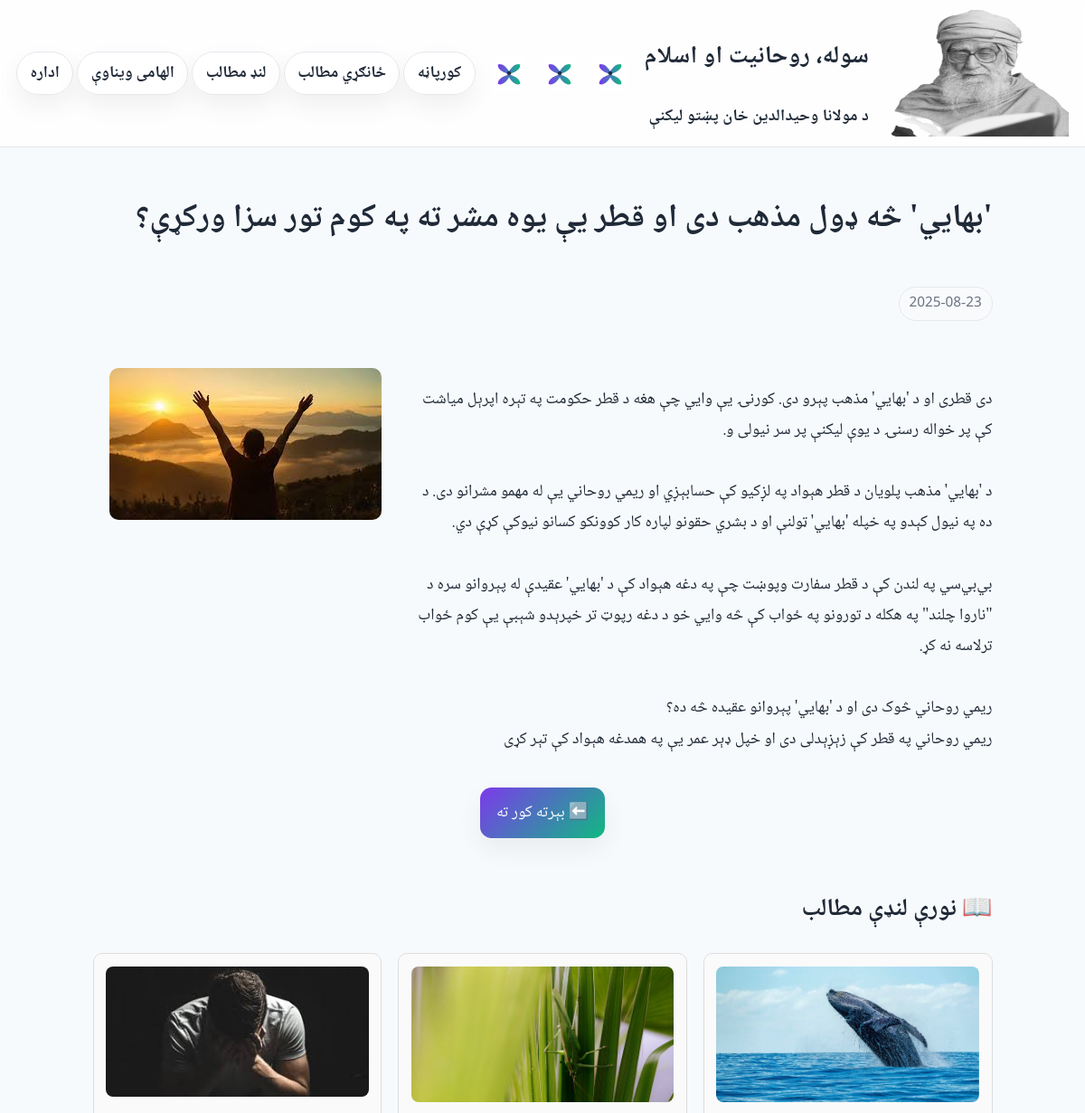
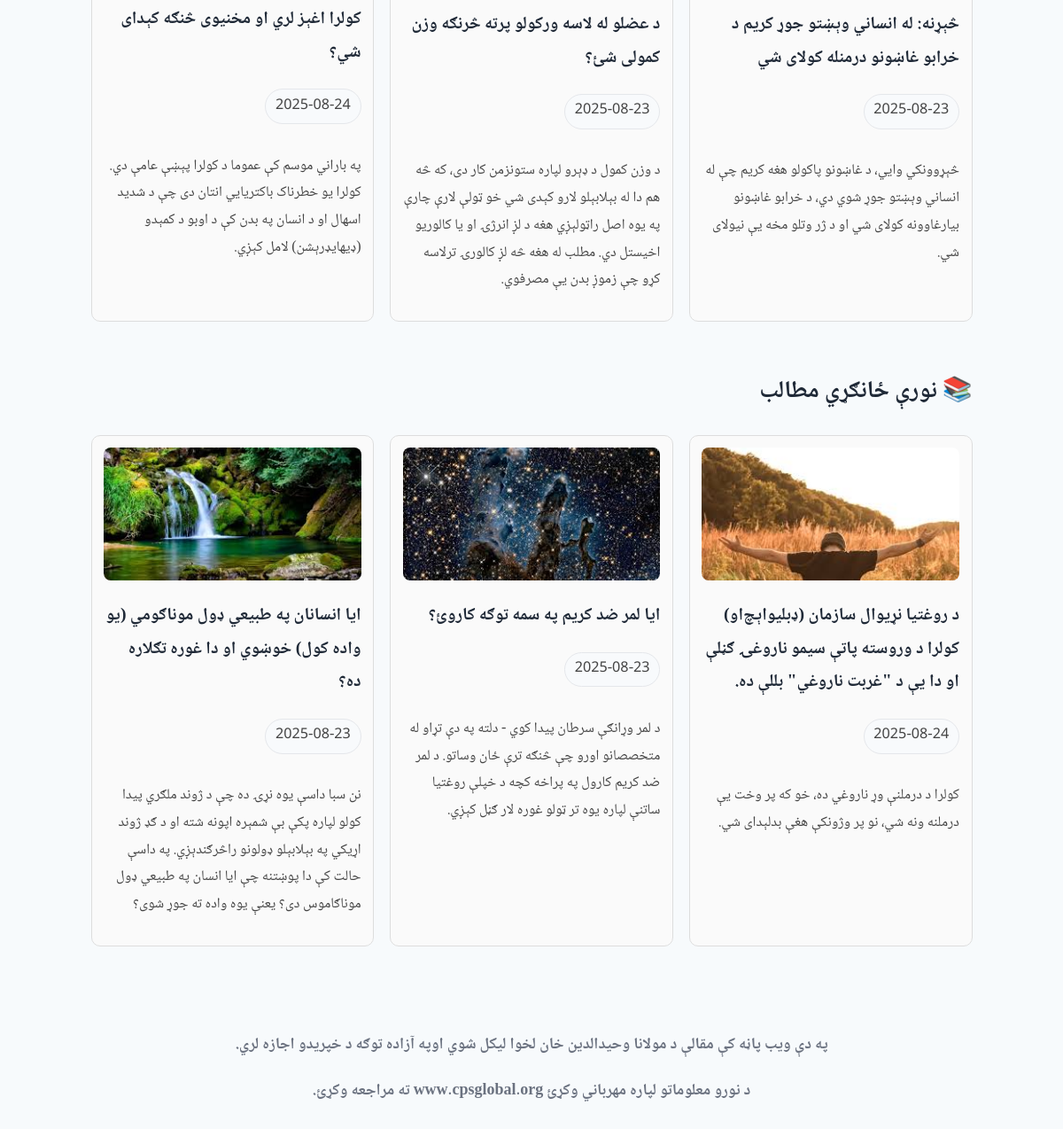
The page /article1.php?id=4 on the database its author committed (2 pictures, top to bottom).
### tables this page shows
CREATE TABLE articles (
    id INTEGER PRIMARY KEY AUTOINCREMENT,
    title TEXT NOT NULL,
    excerpt TEXT,
    content TEXT NOT NULL,
    category TEXT,
    image TEXT,
    date TEXT DEFAULT (date('now'))
);

### article1.php (the view, shortened to what this page needs)
<?php
$db = new SQLite3(__DIR__ . '/data.db');
$id = $_GET['id'] ?? 0;
$stmt = $db->prepare("SELECT * FROM articles WHERE id=:id");
$stmt->bindValue(':id',$id,SQLITE3_INTEGER);
$res = $stmt->execute();
$article = $res->fetchArray(SQLITE3_ASSOC);
function getRandomArticles($db, $category, $excludeId, $limit = 3) {
    $stmt = $db->prepare("SELECT id, title, excerpt, image, date
                          FROM articles
                          WHERE category=:cat AND id != :id
                          ORDER BY RANDOM()
                          LIMIT :limit");
    $stmt->bindValue(':cat', $category, SQLITE3_TEXT);
    $stmt->bindValue(':id', $excludeId, SQLITE3_INTEGER);
    $stmt->bindValue(':limit', $limit, SQLITE3_INTEGER);
    return $stmt->execute();
}
?>
<!doctype html>
<html lang="ps" dir="rtl">
<head>
<link rel="stylesheet" href="styles.css">
</head>
<body>
<?php include 'nav.php'; ?>
<main class="container">
  <h1><?php echo htmlspecialchars($article['title']); ?></h1>
  <p class="badge"><?php echo htmlspecialchars($article['date']); ?>
</p>
  <div class="article-layout">
    <div class="article-text">
      <p><?php echo nl2br(htmlspecialchars($article['content'])); ?></p>
    </div>
    <?php if ($article['image']): ?>
    <div class="article-image">
      <img src="<?php echo htmlspecialchars($article['image']); ?>" alt="">
    </div>
    <?php endif; ?>
  </div>
  <p style="text-align:center;margin-top:1rem">
    <a class="btn" href="index.php">⬅️ بېرته کور ته</a>
  </p>
  <div class="related-section">
    <h2>📖  نورې لنډې مطالب  </h2>
    <div class="related-grid">
      <?php
      $res = getRandomArticles($db, "Dagens läsning", $article['id'], 3);
      while ($row = $res->fetchArray(SQLITE3_ASSOC)) {
          $img = $row['image'] ?: "assets/fallback.jpg";
          echo "<div class='related-card'>";
          echo "<img src='".htmlspecialchars($img)."' alt=''>";
          echo "<h4><a href='article.php?id=".$row['id']."' style='text-decoration:none;color:inherit'>".htmlspecialchars($row['title'])."</a></h4>";
          echo "<p class='badge'>".$row['date']."</p>";
          echo "<p>".htmlspecialchars($row['excerpt'])."</p>";
          echo "</div>";
      }
      ?>
    </div>
  </div>
  <div class="related-section">
    <h2>📚 نورې ځانګړي مطالب</h2>
    <div class="related-grid">
      <?php
      $res = getRandomArticles($db, "Veckans läsning", $article['id'], 3);
      while ($row = $res->fetchArray(SQLITE3_ASSOC)) {
          $img = $row['image'] ?: "assets/fallback.jpg";
          echo "<div class='related-card'>";
          echo "<img src='".htmlspecialchars($img)."' alt=''>";
          echo "<h4><a href='article.php?id=".$row['id']."' style='text-decoration:none;color:inherit'>".htmlspecialchars($row['title'])."</a></h4>";
          echo "<p class='badge'>".$row['date']."</p>";
          echo "<p>".htmlspecialchars($row['excerpt'])."</p>";
          echo "</div>";
      }
      ?>
    </div>
  </div>
</main>
<b><footer>په دې ویب پاڼه کې مقالې د مولانا وحیدالدین خان لخوا لیکل شوي اوپه آزاده توګه د خپریدو اجازه لري.<p> د نورو معلوماتو لپاره مهرباني وکړئ www.cpsglobal.org ته مراجعه وکړئ.</footer></b>
</body>
</html>

### styles.css (style rules this page uses)
:root { --bg:#f7fafc;--ink:#1f2937;--muted:#6b7280;--card:#fff;--border:#e5e7eb;--accent:#7c3aed;--accent2:#10b981;--shadow:0 12px 28px rgba(0,0,0,.06) }
* { box-sizing:border-box }
html { font-size:18px }
body { margin:0;color:var(--ink);background:radial-gradient(1200px 800px at 80% -20%,#eef2ff 0%,var(--bg) 40%) fixed;font-family:"Noto Naskh Arabic","Scheherazade New",serif;line-height:1.9;direction:rtl }
.container { max-width:1040px;margin:0 auto;padding:1.25rem }
.badge { display:inline-block;padding:.2rem .6rem;border:1px solid var(--border);border-radius:999px;background:#f8fafc;color:var(--muted);font-size:.85rem }
a.btn { display:inline-block;text-decoration:none;background:linear-gradient(135deg,var(--accent),var(--accent2));color:#fff;padding:.6rem 1rem;border-radius:.7rem;box-shadow:var(--shadow) }
footer { margin-top:2rem;padding:2rem 1rem;text-align:center;color:var(--muted) }

### article1.php (style rules this page uses)
.article-layout { display: flex; flex-direction: row; gap: 2rem; align-items: flex-start; margin-top: 2rem; }
.article-text { flex: 2; }
.article-image { flex: 1; }
.article-image img { max-width: 100%; border-radius: 10px; }
.related-section { margin-top: 3rem; }
.related-grid { display: grid; grid-template-columns: repeat(auto-fill,minmax(250px,1fr)); gap: 1rem; }
.related-card { border: 1px solid #ddd; border-radius: 10px; padding: 0.75rem; background: #fafafa; }
.related-card img { width: 100%; max-height: 150px; object-fit: cover; border-radius: 8px; }
.related-card h4 { margin: .5rem 0 .25rem; font-size: 1.1rem; }
.related-card p { font-size: .9rem; color: #444; }

### rows shown on the page
articles: title "'بهايي' څه ډول مذهب دی او قطر یې یوه مشر ته په کوم تور سزا ورکړې؟", date "2025-08-23", content "دی قطری او د 'بهايي' مذهب پېرو دی. کورنۍ یې وايي چې هغه د قطر حکومت په تېره اپرېل میاشت کې پر خواله رسنۍ د یوې لیکنې پر سر نیولی و.‌ د 'بهايي' مذهب پلویان د قطر هېواد په لږکیو کې حسابېږي او ریمي روحاني یې له مهمو مشرانو دی.‌ د ده په نیول کېدو په خپله 'بهايي' ټولنې او د بشري حقونو لپاره کار کوونکو کسانو نیوکې کړې دي. بي‌بي‌سي په لندن کې د قطر سفارت وپوښت چې په دغه هېواد کې د 'بهايي' عقیدې له پېروانو سره د \"ناروا چلند\" په هکله د تورونو په ځواب کې څه وايي خو د دغه رپوټ تر خپرېدو شېبې یې کوم ځواب ترلاسه نه کړ. ریمي روحاني څوک دی او د 'بهايي' پېروانو عقیده څه ده؟ ریمي روحاني په قطر کې زېږېدلی دی او خپل ډېر عمر یې په همدغه هېواد کې تېر کړی", image (picture)
articles: image (picture), title "څېړنه: له انساني وېښتو جوړ کریم د خرابو غاښونو درمنله کولای شي", date "2025-08-23", excerpt "څېړوونکي وايي، د غاښونو پاکولو هغه کریم چې له انساني وېښتو جوړ شوي دي، د خرابو غاښونو بیارغاوونه کولای شي او د ژر وتلو مخه یې نیولای شي."
articles: image (picture), title "د عضلو له لاسه ورکولو پرته څرنګه وزن کمولی شئ؟", date "2025-08-23", excerpt "د وزن کمول د ډېرو لپاره ستونزمن کار دی، که څه هم دا له بېلابېلو لارو کېدی شي خو ټولې لارې چارې په يوه اصل راټولېږي هغه د لږ انرژۍ او یا کالوریو اخيستل دي. مطلب له هغه څه لږ کالورۍ ترلاسه کړو چې زموږ بدن يې مصرفوي."
articles: image (picture), title "کولرا اغېز لري او مخنیوی څنګه کېدای شي؟", date "2025-08-24", excerpt "په باراني موسم کې عموما د کولرا پېښې عامې دي. کولرا یو خطرناک باکتریایي انتان دی چې د شدید اسهال او د انسان په بدن کې د اوبو د کمېدو (ډیهایډرېشن) لامل کېږي."
articles: image (picture), title "د روغتیا نړیوال سازمان (ډبلیو‌اېچ‌او) کولرا د وروسته پاتې سیمو ناروغۍ ګڼلې او دا یې د \"غربت ناروغي\" بللې ده.", date "2025-08-24", excerpt "کولرا د درملنې وړ ناروغي ده، خو که پر وخت یې درملنه ونه شي، نو پر وژونکې هغې بدلېدای شي."
articles: image (picture), title "ایا لمر ضد کریم په سمه توګه کاروئ؟", date "2025-08-23", excerpt "د لمر وړانګې سرطان پیدا کوي - دلته په دې تړاو له متخصصانو اورو چې څنګه ترې ځان وساتو.‌ د لمر ضد کریم کارول په پراخه کچه د خپلې روغتیا ساتنې لپاره یوه تر ټولو غوره لار ګڼل کېږي."
articles: image (picture), title "ایا انسانان په طبیعي ډول موناګومي (یو واده کول) خوښوي او دا غوره تګلاره ده؟", date "2025-08-23", excerpt "نن سبا داسې یوه نړۍ ده چې د ژوند ملګري پیدا کولو لپاره پکې بې شمېره اپونه شته او د ګډ ژوند اړیکي په بېلابېلو ډولونو راڅرګندېږي. په داسې حالت کې دا پوښتنه چې ایا انسان په طبیعي ډول موناګاموس دی؟ یعنې یوه واده ته جوړ شوی؟"
